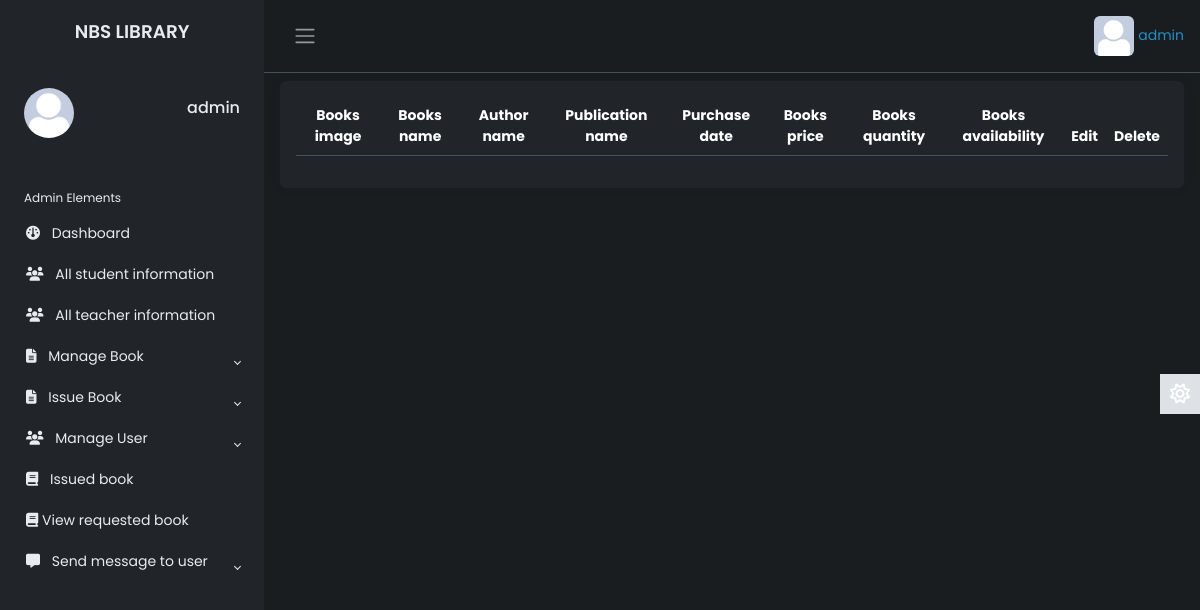
Page /Source/librarian/display-books.php (signed in) on the earlier database version.
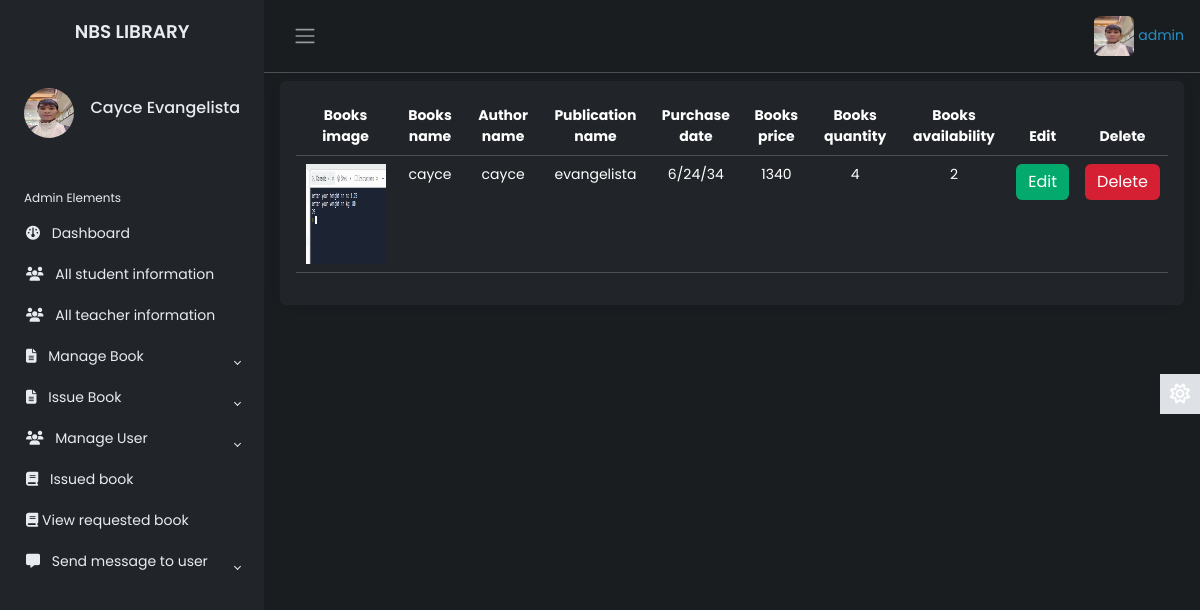
Same page on the later database version.
### tables this page shows
CREATE TABLE `lib_registration` (
  `id` int(2) NOT NULL,
  `name` varchar(50) NOT NULL,
  `username` varchar(20) NOT NULL,
  `password` varchar(20) NOT NULL,
  `email` varchar(50) NOT NULL,
  `phone` varchar(20) NOT NULL,
  `address` varchar(100) NOT NULL,
  `photo` varchar(500) NOT NULL,
  `status` varchar(7) NOT NULL
);

CREATE TABLE `add_book` (
  `id` int(10) NOT NULL,
  `books_name` varchar(50) NOT NULL,
  `books_image` varchar(5000) NOT NULL,
  `books_author_name` varchar(50) NOT NULL,
  `books_publication_name` varchar(50) NOT NULL,
  `books_purchase_date` varchar(20) NOT NULL,
  `books_price` varchar(10) NOT NULL,
  `books_quantity` varchar(20) NOT NULL,
  `books_availability` varchar(20) NOT NULL,
  `librarian_username` varchar(20) NOT NULL,
  `books_file` varchar(5000) NOT NULL
);

### Source/librarian/display-books.php (the view, shortened to what this page needs)
       <?php
   include 'inc/connection.php';
   include 'inc/header.php';
?>
           <main class="content px-3 py-2">
           <div class="card border-0">
                       <div class="card-body" >
                           <table class="table table-hover text-center" id="dtBasicExample" >
                               <thead>
                                   <tr >
                                   <th class="col">Books image</th>
                                   <th class="col">Books name</th>
                                   <th class="col">Author name</th>
                                   <th class="col">Publication name</th>
                                   <th class="col">Purchase date</th>
                                   <th class="col">Books price</th>
                                   <th class="col">Books quantity</th>
                                   <th class="col">Books availability</th>
                                   <th class="col">Edit</th>
                                   <th class="col">Delete</th>
                                   </tr>
                               </thead>
                               <tbody>
                               <?php
                               $res = mysqli_query($link, "select * from add_book");
                               while ($row = mysqli_fetch_array($res)) {
                                   echo "<tr>";
                                   echo "<td>"; ?><img src="<?php echo $row["books_image"]; ?> " height="100" width="80" alt=""> <?php echo "</td>";
                                   echo "<td>";
                                   echo $row["books_name"];
                                   echo "</td>";
                                   echo "<td>";
                                   echo $row["books_author_name"];
                                   echo "</td>";
                                   echo "<td>";
                                   echo $row["books_publication_name"];
                                   echo "</td>";
                                   echo "<td>";
                                   echo $row["books_purchase_date"];
                                   echo "</td>";
                                   echo "<td>";
                                   echo $row["books_price"];
                                   echo "</td>";
                                   echo "<td>";
                                   echo $row["books_quantity"];
                                   echo "</td>";
                                   echo "<td>";
                                   echo $row["books_availability"];
                                   echo "</td>";
                                    echo "<td>";
                                   ?>
                                   <span style="marigin-right=20px;"><a href="edit-book.php?id=<?php echo $row["id"]; ?>"  class="btn btn-primary" id="edit">Edit</a></span><?php
                                   echo "</td>";   echo "</td>";
                                   echo "<td>";
                                  ?>
                                  <a href="delete-book.php?id=<?php echo $row["id"];?> " class="btn btn-primary"  id="edit1">Delete</a><?php
                                  echo "</td>";
                                   echo "</tr>";
                               }
                                ?>
                               </tbody>
                           </table>
                       </div>
                   </div>
                   </main>

### Source/librarian/inc/header.php (shortened to what this page needs)
<?php
    include 'inc/connection.php';
 ?>
<!DOCTYPE html>
<html lang="en" data-bs-theme="dark">
<head>
    <link rel="stylesheet" href="https://cdn.jsdelivr.net/npm/bootstrap@5.3.0-alpha2/dist/css/bootstrap.min.css">
    <link href="https://cdn.jsdelivr.net/npm/bootstrap@5.3.3/dist/css/bootstrap.min.css" rel="stylesheet">
    <link rel="stylesheet" href="inc/css/custom1.css">
    <link rel="stylesheet" href="inc/css/animate.css">
</head>
<body>
    <div class="wrapper">
    <aside id="sidebar" class="js-sidebar">
            <div class="h-100">
                <div class="sidebar-logo text-center">
                    <a href="dashboard.php">NBS LIBRARY</a>
                </div>
                <ul class="sidebar-nav">
                    <li class="sidebar-header">
                        <span>
                        <?php
                            $res = mysqli_query($link, "select * from lib_registration where username='".$_SESSION['username']."'");
                            while ($row = mysqli_fetch_array($res)){
                                ?><img src="<?php echo $row["photo"]; ?> " height="50px" width="50px" alt="something wrong" class="rounded-circle"></a> <?php
                            }
                        ?>
                        </span>
                        <h6 style="float: right; margin-top: 10px;">
							<?php
								$res = mysqli_query($link, "select * from lib_registration where username='".$_SESSION['username']."'");
								while ($row = mysqli_fetch_array($res)){
								$name  =  $row["name"];
								echo $name;
								}
							?>
            			</h6>
                    </li>
                    <br>
                    <li class="sidebar-header">
                        Admin Elements
                    </li>
                    <li class="sidebar-item">
                        <a href="dashboard.php" class="sidebar-link">
                        <i class="fa-solid fa-gauge pe-2"></i>
                            Dashboard
                        </a>
                    </li>
                    <li class="sidebar-item">
                        <a href="all-student-info.php" class="sidebar-link">
                        <i class="fa-solid fa-users pe-2"></i>
                            All student information
                        </a>
                    </li>
					<li class="sidebar-item">
                        <a href="all-teacher-info.php" class="sidebar-link">
                            <i class="fa-solid fa-users pe-2"></i>
                            All teacher information
                        </a>
                    </li>
                    <li class="sidebar-item">
                        <a href="#" class="sidebar-link collapsed" data-bs-target="#manage" data-bs-toggle="collapse"
                            aria-expanded="false"><i class="fa-solid fa-file-lines pe-2"></i>
                            Manage Book
                        </a>
                    </li>
                    <li class="sidebar-item">
                        <a href="dashboard.php" class="sidebar-link collapsed" data-bs-target="#issue" data-bs-toggle="collapse"
                            aria-expanded="false"><i class="fa-solid fa-file-lines pe-2"></i>
                            Issue Book
                        </a>
                    </li>
                    <li class="sidebar-item">
                        <a href="#" class="sidebar-link collapsed" data-bs-target="#user" data-bs-toggle="collapse"
                            aria-expanded="false"><i class="fa-solid fa-users pe-2"></i>
                            Manage User
                        </a>
                    </li>
                    <li class="sidebar-item">
                        <a href="issued-books.php" class="sidebar-link">
                         <i class="fa-solid fa-book pe-2"></i>
                            Issued book
                        </a>
                    </li>
                    <li class="sidebar-item">
                        <a href="requested-books.php" class="sidebar-link">
                        <i class="fa-solid fa-book"></i>
                            View requested book
                        </a>
                    </li>
                    <li class="sidebar-item">
                        <a href="#" class="sidebar-link collapsed" data-bs-target="#posts" data-bs-toggle="collapse"
                            aria-expanded="false">    <i class="fa-solid fa-message pe-2"></i>
                            Send message to user
                        </a>
                    </li>
                </ul>
            </div>
        </aside>
        <div class="main">
            <nav class="navbar navbar-expand px-3 border-bottom">
                <button class="btn" id="sidebar-toggle" type="button">
                    <span class="navbar-toggler-icon"></span>
                </button>
                <div class="navbar-collapse navbar">
                    <ul class="navbar-nav">
                        <li class="nav-item dropdown">
								<?php
                                     $res = mysqli_query($link, "select * from lib_registration where username='".$_SESSION['username']."'");
                                     while ($row = mysqli_fetch_array($res)){
                                         ?><a href="#" data-bs-toggle="dropdown" class="nav-icon pe-md-0"><img src="<?php echo $row["photo"]; ?>" alt=""class="avatar img-fluid rounded"> <span style="color:#248fc5"><?php echo $_SESSION["username"]; ?></span></a> <?php
                                     }
                                ?>
                        </li>
                    </ul>
                </div>
            </nav>
            <a href="#" class="theme-toggle">
                <i class="fa-regular fa-sun"></i>
            </a>
</body>
</html>

### Source/librarian/inc/css/custom1.css (style rules this page uses)
body { font-family: 'Poppins', sans-serif; font-size: 0.875rem; opacity: 1; overflow-y: scroll; margin: 0; }
a { cursor: pointer; text-decoration: none; font-family: 'Poppins', sans-serif; }
#edit { background-color: #04AA6D; border: none; }
#edit1 { background-color: #d52033; border: none; }
li { list-style: none; }
.wrapper { align-items: stretch; display: flex; width: 100%; }
#sidebar { max-width: 40%; min-width: 264px; background: var(--bs-dark); transition: all 0.35s ease-in-out; overflow-y: scroll; }
.main { display: flex; flex-direction: column; min-height: 100vh; min-width: 0; overflow: hidden; transition: all 0.35s ease-in-out; width: 100%; background: var(--bs-dark-bg-subtle); }
.sidebar-logo { padding: 1.15rem; }
.sidebar-logo a { color: #e9ecef; font-size: 1.15rem; font-weight: 600; }
.sidebar-nav { flex-grow: 1; list-style: none; margin-bottom: 0; padding-left: 0; margin-left: 0; }
.sidebar-header { color: #e9ecef; font-size: .75rem; padding: 1.5rem 1.5rem .375rem; }
a.sidebar-link { padding: .625rem 1.625rem; color: #e9ecef; position: relative; display: block; font-size: 0.875rem; }
.sidebar-link[data-bs-toggle="collapse"]::after { border: solid; border-width: 0 .075rem .075rem 0; content: ""; display: inline-block; padding: 2px; position: absolute; right: 1.5rem; top: 1.4rem; transform: rotate(-135deg); transition: all .2s ease-out; }
.sidebar-link[data-bs-toggle="collapse"].collapsed::after { transform: rotate(45deg); transition: all .2s ease-out; }
.avatar { height: 40px; width: 40px; }
.navbar-expand .navbar-nav { margin-left: auto; }
.content { flex: 1; max-width: 100vw; width: 100vw; }
@media (min-width:768px) { .content { max-width: auto; width: auto; } }
.card { box-shadow: 0 0 .875rem 0 rgba(34, 46, 60, .05); margin-bottom: 24px; }
.theme-toggle { position: fixed; top: 50%; transform: translateY(-65%); text-align: center; z-index: 10; right: 0; left: auto; border: none; background-color: var(--bs-body-color); }
html[data-bs-theme="dark"] .theme-toggle .fa-sun, html[data-bs-theme="light"] .theme-toggle .fa-moon { cursor: pointer; padding: 10px; display: block; font-size: 1.25rem; color: #FFF; }

Differences in the rows shown:
changed lib_registration: photo: a different picture; name "admin" → "Cayce Evangelista"
added add_book: books_image (picture), books_name "cayce", books_author_name "cayce", books_publication_name "evangelista", books_purchase_date "6/24/34", books_price "1340", books_quantity "4", books_availability "2"
